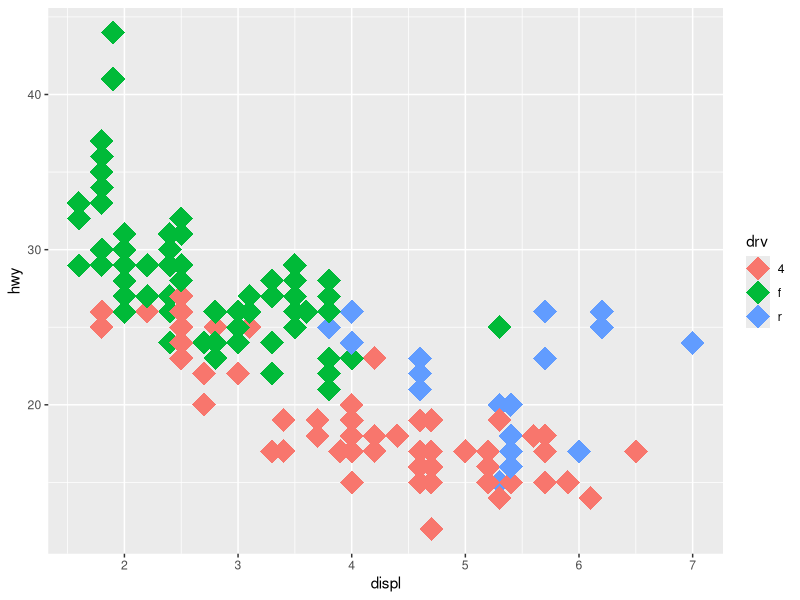

The R script that drew this image:
library(tidyverse)
ggplot(data = mpg) +
  geom_point(mapping = aes(x = displ, y = hwy, colour = drv), shape = 18, stroke = 10)
